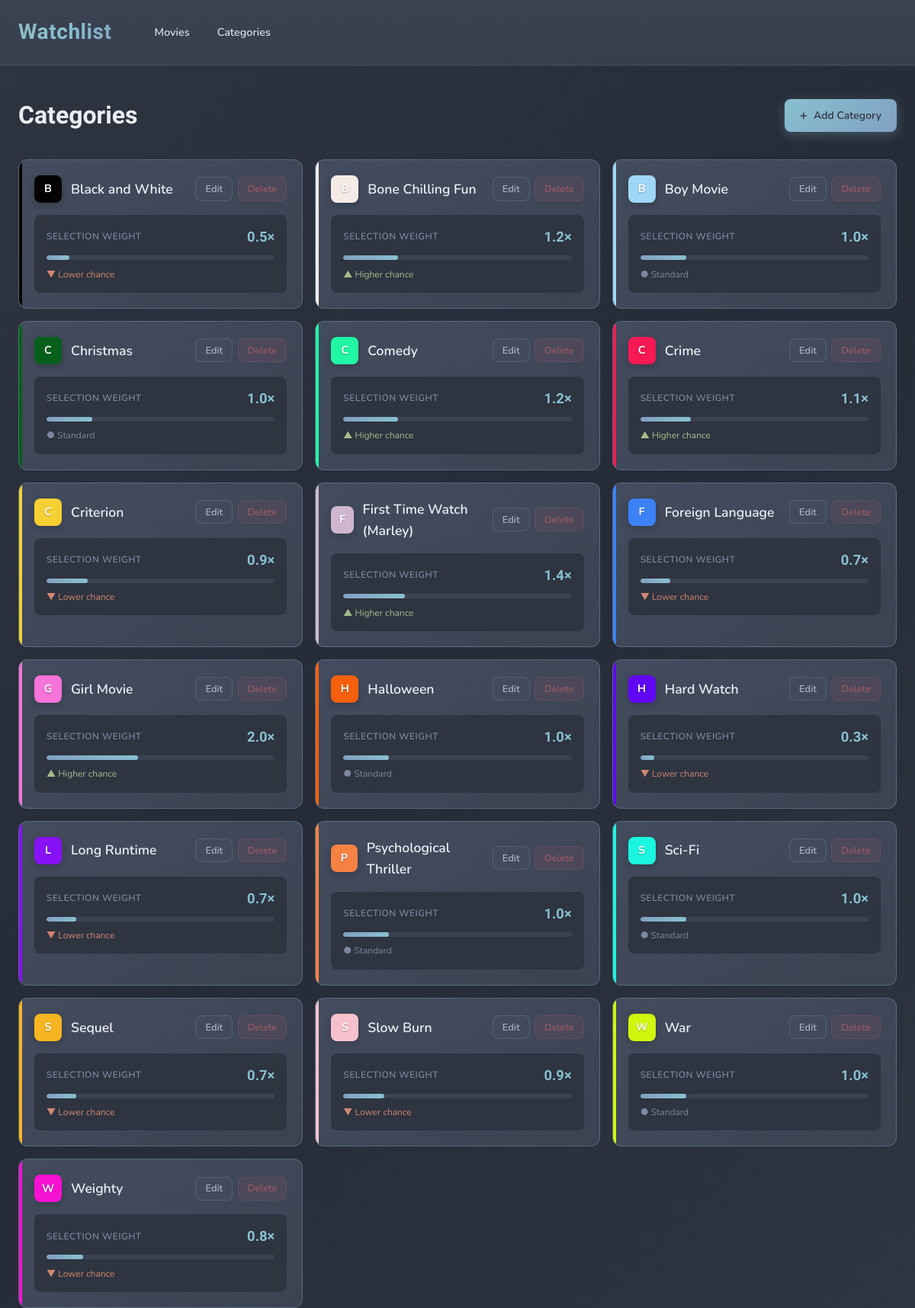
The page /categories on the database as committed earlier.
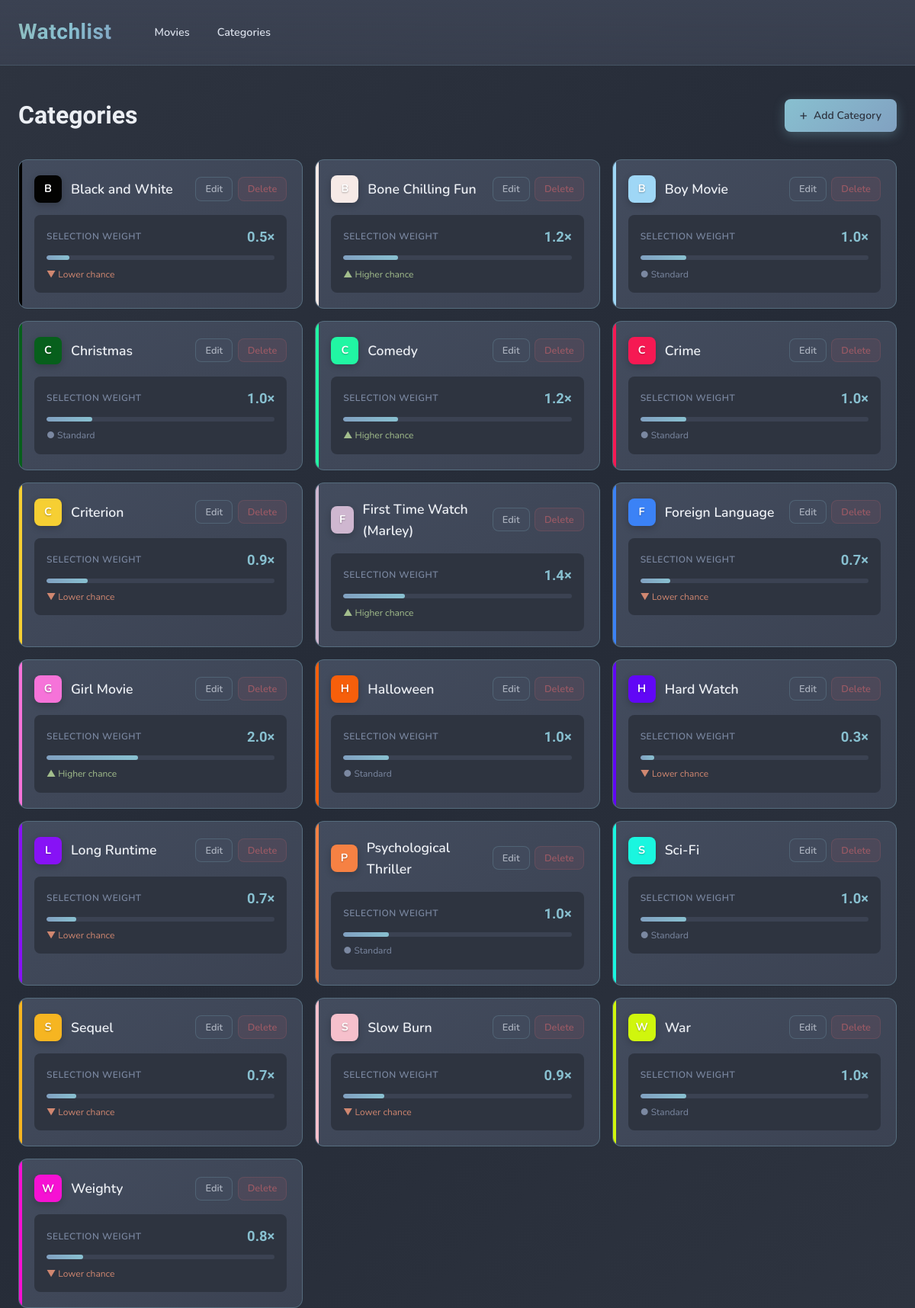
The same page on the database as committed later.
### tables this page shows
CREATE TABLE categories (
                id INTEGER PRIMARY KEY AUTOINCREMENT,
                name TEXT UNIQUE NOT NULL,
                color TEXT DEFAULT '#3b82f6'
            , weight REAL DEFAULT 1.0);

### main.py (the view)
@app.get("/categories", response_class=HTMLResponse)
async def manage_categories(request: Request):
    with get_db() as conn:
        categories_data = conn.execute('SELECT * FROM categories ORDER BY name').fetchall()
        categories = [dict(row) for row in categories_data]
    return templates.TemplateResponse("categories.html", {
        "request": request,
        "categories": categories
    })

### templates/categories.html (shortened to what this page needs)
{% extends "base.html" %}
{% block content %}
<div class="page-header">
    <h2>Categories</h2>
    <button class="btn btn-primary" onclick="showCreateModal()">
        <span style="font-size: 1.1rem;">+</span> Add Category
    </button>
</div>
{% if categories %}
<div class="categories-grid">
    {% for category in categories %}
    <div class="category-card" style="--category-color: {{ category.color }}; animation-delay: {{ loop.index0 * 40 }}ms;">
        <div class="category-header">
            <div class="category-info">
                <div class="category-color-badge" style="background: {{ category.color }};">
                    {{ category.name[0]|upper }}
                </div>
                <span class="category-name">{{ category.name }}</span>
            </div>
            <div class="category-actions">
                <button class="btn btn-secondary btn-sm" onclick="editCategory({{ category.id }}, '{{ category.name|replace("'", "\\'") }}', '{{ category.color }}', {{ category.weight|default(1.0) }})">Edit</button>
                <button class="btn btn-danger btn-sm" onclick="deleteCategory({{ category.id }})">Delete</button>
            </div>
        </div>
        <div class="weight-section">
            <div class="weight-header">
                <span class="weight-label">Selection Weight</span>
                <span class="weight-value">{{ "%.1f"|format(category.weight|default(1.0)) }}×</span>
            </div>
            <div class="weight-bar-track">
                <div class="weight-bar" style="width: {{ [(category.weight|default(1.0) / 5 * 100)|int, 100]|min }}%;"></div>
            </div>
            <div class="weight-status {% if category.weight|default(1.0) > 1.0 %}high{% elif category.weight|default(1.0) < 1.0 %}low{% else %}normal{% endif %}">
                {% if category.weight|default(1.0) > 1.0 %}
                    ▲ Higher chance
                {% elif category.weight|default(1.0) < 1.0 %}
                    ▼ Lower chance
                {% else %}
                    ● Standard
                {% endif %}
            </div>
        </div>
    </div>
    {% endfor %}
</div>
{% else %}
<div class="empty-state">
    <h3>No Categories Yet</h3>
    <p>Create categories to organize your movie collection.</p>
    <button class="btn btn-primary" onclick="showCreateModal()">Create Your First Category</button>
</div>
{% endif %}
{% endblock %}

Rows that differ between the two databases and show on the page:
changed categories "Crime": weight "1.1" → "1.0"; {{ [(category.weight|default(1.0) / 5 * 100)|int, 100]|min }} 22 → 20 (drawn); weight "▲ Higher chance" → "● Standard"
